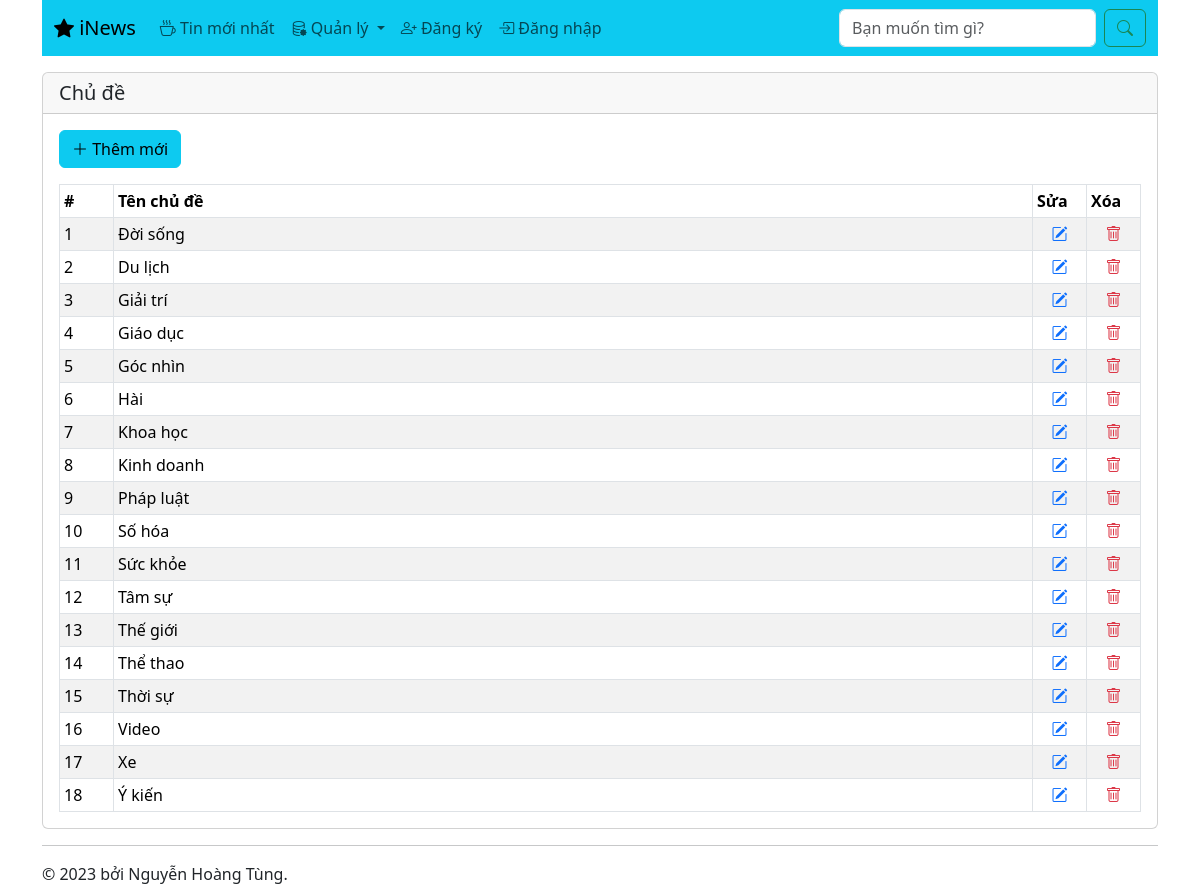
Page /chude.php on the earlier database version.
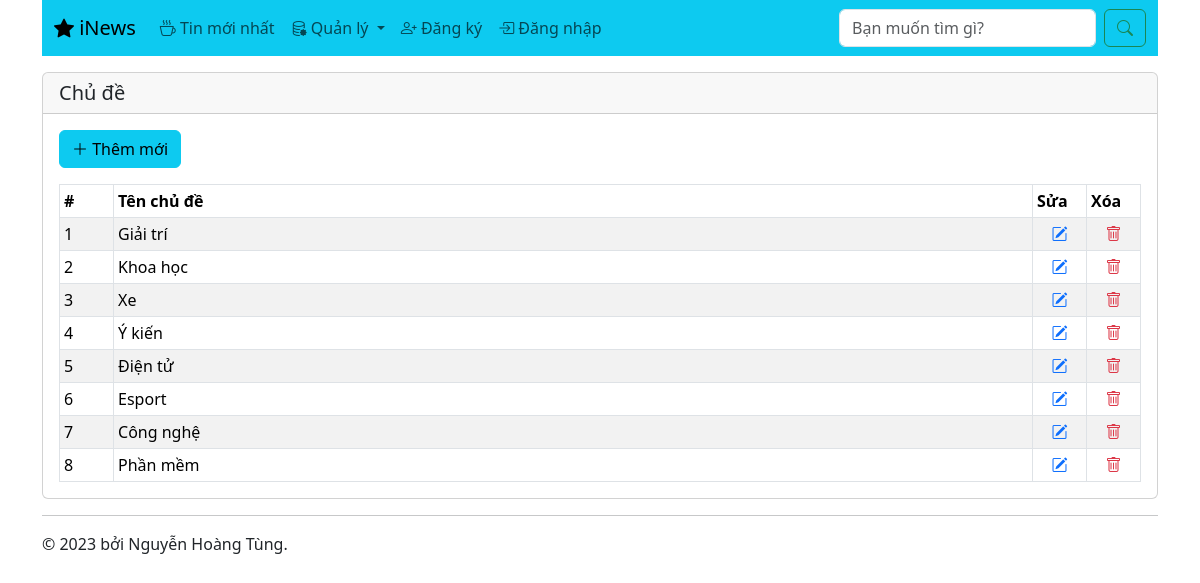
Same page on the later database version.
### tables this page shows
CREATE TABLE IF NOT EXISTS `tbl_chude` (
  `ID` int NOT NULL AUTO_INCREMENT,
  `TenChuDe` varchar(100) NOT NULL,
  PRIMARY KEY (`ID`)
);

### chude.php (the view, shortened to what this page needs)
<?php
	require_once 'ketnoi.php';
?>
<!DOCTYPE html>
<html lang="en">
	<head>
		<link href="https://cdn.jsdelivr.net/npm/bootstrap@5.3.2/dist/css/bootstrap.min.css" rel="stylesheet" />
		<link rel="stylesheet" href="https://cdn.jsdelivr.net/npm/bootstrap-icons@1.11.1/font/bootstrap-icons.css" />
	</head>
	<body>
		<div class="container">
			<?php include_once 'navbar.php'; ?>
			<div class="card mt-3">
				<h5 class="card-header">Chủ đề</h5>
				<div class="card-body">
					<p><a href="chude_them.php" class="btn btn-info"><i class="bi bi-plus-lg"></i> Thêm mới</a></p>
					<table class="table table-sm table-hover table-striped table-bordered mb-0">
						<thead>
							<tr>
								<th width="5%">#</th>
								<th>Tên chủ đề</th>
								<th width="5%">Sửa</th>
								<th width="5%">Xóa</th>
							</tr>
						</thead>
						<tbody>
							<?php
								$sql = 'SELECT * FROM tbl_chude';
								$cmd = $conn->prepare($sql);
								$cmd->execute();
								$result = $cmd->fetchAll();
								$stt = 1;
								foreach($result as $value)
								{
									echo '<tr>
											<td>' . $stt++ . '</td>
											<td>' . $value['TenChuDe'] . '</td>
											<td class="text-center"><a href="chude_sua.php?id=' . $value['ID'] . '"><i class="bi bi-pencil-square"></i></a></td>
											<td class="text-center"><a href="chude_xoa.php?id=' . $value['ID'] . '"><i class="bi bi-trash text-danger"></i></a></td>
										  </tr>';
								}
							?>
						</tbody>
					</table>
				</div>
			</div>
			<?php include_once 'footer.php'; ?>
		</div>
	</body>
</html>

Differences in the rows shown:
removed tbl_chude: TenChuDe "Đời sống"
removed tbl_chude: TenChuDe "Du lịch"
removed tbl_chude: TenChuDe "Giáo dục"
removed tbl_chude: TenChuDe "Góc nhìn"
removed tbl_chude: TenChuDe "Hài"
removed tbl_chude: TenChuDe "Kinh doanh"
removed tbl_chude: TenChuDe "Pháp luật"
removed tbl_chude: TenChuDe "Số hóa"
removed tbl_chude: TenChuDe "Sức khỏe"
removed tbl_chude: TenChuDe "Tâm sự"
removed tbl_chude: TenChuDe "Thế giới"
removed tbl_chude: TenChuDe "Thể thao"
removed tbl_chude: TenChuDe "Thời sự"
removed tbl_chude: TenChuDe "Video"
added tbl_chude: TenChuDe "Điện tử"
added tbl_chude: TenChuDe "Esport"
added tbl_chude: TenChuDe "Công nghệ"
added tbl_chude: TenChuDe "Phần mềm"
